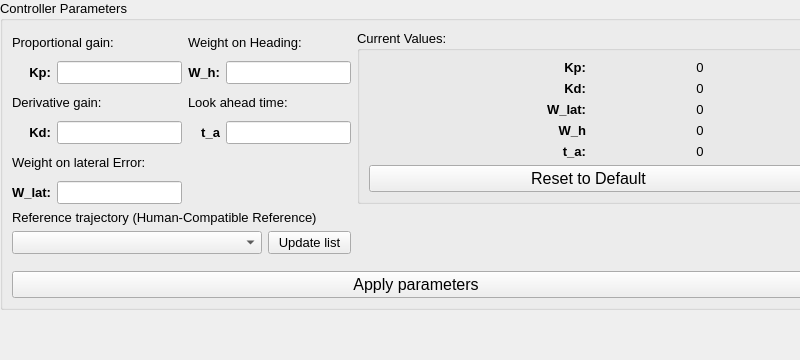
<?xml version="1.0" encoding="UTF-8"?>
<ui version="4.0">
 <class>Form</class>
 <widget class="QWidget" name="Form">
  <property name="geometry">
   <rect>
    <x>0</x>
    <y>0</y>
    <width>800</width>
    <height>360</height>
   </rect>
  </property>
  <property name="windowTitle">
   <string>Form</string>
  </property>
  <widget class="QGroupBox" name="groupBox">
   <property name="geometry">
    <rect>
     <x>0</x>
     <y>0</y>
     <width>832</width>
     <height>310</height>
    </rect>
   </property>
   <property name="font">
    <font>
     <pointsize>10</pointsize>
     <weight>50</weight>
     <bold>false</bold>
    </font>
   </property>
   <property name="title">
    <string>Controller Parameters</string>
   </property>
   <layout class="QGridLayout" name="gridLayout_3">
    <item row="0" column="1" colspan="2">
     <widget class="QGroupBox" name="groupBox_2">
      <property name="font">
       <font>
        <pointsize>10</pointsize>
       </font>
      </property>
      <property name="title">
       <string>Current Values:</string>
      </property>
      <property name="flat">
       <bool>false</bool>
      </property>
      <property name="checkable">
       <bool>false</bool>
      </property>
      <layout class="QGridLayout" name="gridLayout_7">
       <item row="0" column="0">
        <layout class="QGridLayout" name="gridLayout_6">
         <item row="1" column="0">
          <widget class="QLabel" name="label_2">
           <property name="font">
            <font>
             <pointsize>10</pointsize>
             <weight>75</weight>
             <bold>true</bold>
            </font>
           </property>
           <property name="text">
            <string>Kd:</string>
           </property>
           <property name="alignment">
            <set>Qt::AlignRight|Qt::AlignTrailing|Qt::AlignVCenter</set>
           </property>
          </widget>
         </item>
         <item row="1" column="1">
          <widget class="QLabel" name="lbl_current_gain_deriv">
           <property name="font">
            <font>
             <pointsize>10</pointsize>
            </font>
           </property>
           <property name="text">
            <string>0</string>
           </property>
           <property name="alignment">
            <set>Qt::AlignCenter</set>
           </property>
          </widget>
         </item>
         <item row="2" column="1">
          <widget class="QLabel" name="lbl_current_weight_lat">
           <property name="font">
            <font>
             <pointsize>10</pointsize>
            </font>
           </property>
           <property name="text">
            <string>0</string>
           </property>
           <property name="alignment">
            <set>Qt::AlignCenter</set>
           </property>
          </widget>
         </item>
         <item row="4" column="0">
          <widget class="QLabel" name="label_5">
           <property name="font">
            <font>
             <pointsize>10</pointsize>
             <weight>75</weight>
             <bold>true</bold>
            </font>
           </property>
           <property name="text">
            <string>t_a:</string>
           </property>
           <property name="alignment">
            <set>Qt::AlignRight|Qt::AlignTrailing|Qt::AlignVCenter</set>
           </property>
          </widget>
         </item>
         <item row="3" column="1">
          <widget class="QLabel" name="lbl_current_weight_heading">
           <property name="font">
            <font>
             <pointsize>10</pointsize>
            </font>
           </property>
           <property name="text">
            <string>0</string>
           </property>
           <property name="alignment">
            <set>Qt::AlignCenter</set>
           </property>
          </widget>
         </item>
         <item row="0" column="0">
          <widget class="QLabel" name="label">
           <property name="font">
            <font>
             <pointsize>10</pointsize>
             <weight>75</weight>
             <bold>true</bold>
            </font>
           </property>
           <property name="text">
            <string>Kp:</string>
           </property>
           <property name="alignment">
            <set>Qt::AlignRight|Qt::AlignTrailing|Qt::AlignVCenter</set>
           </property>
          </widget>
         </item>
         <item row="4" column="1">
          <widget class="QLabel" name="lbl_current_t_lookahead">
           <property name="font">
            <font>
             <pointsize>10</pointsize>
            </font>
           </property>
           <property name="text">
            <string>0</string>
           </property>
           <property name="alignment">
            <set>Qt::AlignCenter</set>
           </property>
          </widget>
         </item>
         <item row="3" column="0">
          <widget class="QLabel" name="label_4">
           <property name="font">
            <font>
             <pointsize>10</pointsize>
             <weight>75</weight>
             <bold>true</bold>
            </font>
           </property>
           <property name="text">
            <string>W_h</string>
           </property>
           <property name="alignment">
            <set>Qt::AlignRight|Qt::AlignTrailing|Qt::AlignVCenter</set>
           </property>
          </widget>
         </item>
         <item row="0" column="1">
          <widget class="QLabel" name="lbl_current_gain_prop">
           <property name="font">
            <font>
             <pointsize>10</pointsize>
            </font>
           </property>
           <property name="text">
            <string>0</string>
           </property>
           <property name="alignment">
            <set>Qt::AlignCenter</set>
           </property>
          </widget>
         </item>
         <item row="2" column="0">
          <widget class="QLabel" name="label_3">
           <property name="font">
            <font>
             <pointsize>10</pointsize>
             <weight>75</weight>
             <bold>true</bold>
            </font>
           </property>
           <property name="text">
            <string>W_lat:</string>
           </property>
           <property name="alignment">
            <set>Qt::AlignRight|Qt::AlignTrailing|Qt::AlignVCenter</set>
           </property>
          </widget>
         </item>
        </layout>
       </item>
       <item row="1" column="0">
        <widget class="QPushButton" name="btn_reset">
         <property name="font">
          <font>
           <pointsize>12</pointsize>
           <weight>50</weight>
           <bold>false</bold>
          </font>
         </property>
         <property name="text">
          <string>Reset to Default</string>
         </property>
        </widget>
       </item>
      </layout>
     </widget>
    </item>
    <item row="4" column="0" colspan="3">
     <widget class="QPushButton" name="btn_apply">
      <property name="sizePolicy">
       <sizepolicy hsizetype="Minimum" vsizetype="Fixed">
        <horstretch>0</horstretch>
        <verstretch>2</verstretch>
       </sizepolicy>
      </property>
      <property name="font">
       <font>
        <pointsize>12</pointsize>
        <weight>50</weight>
        <bold>false</bold>
       </font>
      </property>
      <property name="styleSheet">
       <string notr="true">QPushButton:pressed{ background-color: rgba(65, 155, 77, 204);}
</string>
      </property>
      <property name="text">
       <string>Apply parameters</string>
      </property>
      <property name="autoDefault">
       <bool>false</bool>
      </property>
      <property name="flat">
       <bool>false</bool>
      </property>
     </widget>
    </item>
    <item row="3" column="0">
     <spacer name="verticalSpacer">
      <property name="orientation">
       <enum>Qt::Vertical</enum>
      </property>
      <property name="sizeHint" stdset="0">
       <size>
        <width>20</width>
        <height>40</height>
       </size>
      </property>
     </spacer>
    </item>
    <item row="0" column="0">
     <layout class="QGridLayout" name="gridLayout">
      <item row="3" column="1">
       <widget class="QLineEdit" name="edit_gain_deriv">
        <property name="sizePolicy">
         <sizepolicy hsizetype="Minimum" vsizetype="Fixed">
          <horstretch>0</horstretch>
          <verstretch>0</verstretch>
         </sizepolicy>
        </property>
       </widget>
      </item>
      <item row="1" column="1">
       <widget class="QLineEdit" name="edit_gain_prop">
        <property name="sizePolicy">
         <sizepolicy hsizetype="Minimum" vsizetype="Fixed">
          <horstretch>0</horstretch>
          <verstretch>0</verstretch>
         </sizepolicy>
        </property>
       </widget>
      </item>
      <item row="3" column="4">
       <widget class="QLineEdit" name="edit_t_ahead">
        <property name="sizePolicy">
         <sizepolicy hsizetype="Minimum" vsizetype="Fixed">
          <horstretch>0</horstretch>
          <verstretch>0</verstretch>
         </sizepolicy>
        </property>
       </widget>
      </item>
      <item row="1" column="0">
       <widget class="QLabel" name="lblPropgain">
        <property name="font">
         <font>
          <pointsize>10</pointsize>
          <weight>75</weight>
          <bold>true</bold>
         </font>
        </property>
        <property name="text">
         <string>Kp:</string>
        </property>
        <property name="alignment">
         <set>Qt::AlignRight|Qt::AlignTrailing|Qt::AlignVCenter</set>
        </property>
       </widget>
      </item>
      <item row="3" column="3">
       <widget class="QLabel" name="lblTahead">
        <property name="font">
         <font>
          <pointsize>10</pointsize>
          <weight>75</weight>
          <bold>true</bold>
         </font>
        </property>
        <property name="text">
         <string>t_a</string>
        </property>
        <property name="alignment">
         <set>Qt::AlignRight|Qt::AlignTrailing|Qt::AlignVCenter</set>
        </property>
       </widget>
      </item>
      <item row="4" column="0" colspan="2">
       <widget class="QLabel" name="lblWeightlattitle">
        <property name="font">
         <font>
          <pointsize>10</pointsize>
          <weight>50</weight>
          <bold>false</bold>
         </font>
        </property>
        <property name="text">
         <string>Weight on lateral Error:</string>
        </property>
       </widget>
      </item>
      <item row="3" column="0">
       <widget class="QLabel" name="lblDerivgain">
        <property name="font">
         <font>
          <pointsize>10</pointsize>
          <weight>75</weight>
          <bold>true</bold>
         </font>
        </property>
        <property name="text">
         <string>Kd:</string>
        </property>
        <property name="alignment">
         <set>Qt::AlignRight|Qt::AlignTrailing|Qt::AlignVCenter</set>
        </property>
       </widget>
      </item>
      <item row="0" column="0" colspan="2">
       <widget class="QLabel" name="lblPropgaintitle">
        <property name="font">
         <font>
          <pointsize>10</pointsize>
          <weight>50</weight>
          <bold>false</bold>
         </font>
        </property>
        <property name="text">
         <string>Proportional gain:</string>
        </property>
       </widget>
      </item>
      <item row="5" column="1">
       <widget class="QLineEdit" name="edit_weight_lat">
        <property name="sizePolicy">
         <sizepolicy hsizetype="Minimum" vsizetype="Fixed">
          <horstretch>0</horstretch>
          <verstretch>0</verstretch>
         </sizepolicy>
        </property>
       </widget>
      </item>
      <item row="2" column="0" colspan="2">
       <widget class="QLabel" name="lblDerivgaintitle">
        <property name="font">
         <font>
          <pointsize>10</pointsize>
          <weight>50</weight>
          <bold>false</bold>
         </font>
        </property>
        <property name="text">
         <string>Derivative gain:</string>
        </property>
       </widget>
      </item>
      <item row="1" column="3">
       <widget class="QLabel" name="lblWeightheading">
        <property name="font">
         <font>
          <pointsize>10</pointsize>
          <weight>75</weight>
          <bold>true</bold>
         </font>
        </property>
        <property name="text">
         <string>W_h:</string>
        </property>
        <property name="alignment">
         <set>Qt::AlignRight|Qt::AlignTrailing|Qt::AlignVCenter</set>
        </property>
       </widget>
      </item>
      <item row="0" column="3" colspan="2">
       <widget class="QLabel" name="lblWeightheadingtitle">
        <property name="font">
         <font>
          <pointsize>10</pointsize>
          <weight>50</weight>
          <bold>false</bold>
         </font>
        </property>
        <property name="text">
         <string>Weight on Heading:</string>
        </property>
       </widget>
      </item>
      <item row="1" column="4">
       <widget class="QLineEdit" name="edit_weight_heading">
        <property name="sizePolicy">
         <sizepolicy hsizetype="Minimum" vsizetype="Fixed">
          <horstretch>0</horstretch>
          <verstretch>0</verstretch>
         </sizepolicy>
        </property>
       </widget>
      </item>
      <item row="2" column="3" colspan="2">
       <widget class="QLabel" name="lblTaheadtitle">
        <property name="font">
         <font>
          <pointsize>10</pointsize>
         </font>
        </property>
        <property name="text">
         <string>Look ahead time:</string>
        </property>
       </widget>
      </item>
      <item row="5" column="0">
       <widget class="QLabel" name="lblWeightlat">
        <property name="font">
         <font>
          <pointsize>10</pointsize>
          <weight>75</weight>
          <bold>true</bold>
         </font>
        </property>
        <property name="text">
         <string>W_lat:</string>
        </property>
        <property name="alignment">
         <set>Qt::AlignRight|Qt::AlignTrailing|Qt::AlignVCenter</set>
        </property>
       </widget>
      </item>
     </layout>
    </item>
    <item row="2" column="0">
     <layout class="QHBoxLayout" name="horizontalLayout">
      <item>
       <widget class="QComboBox" name="cmbbox_hcr_selection">
        <property name="sizePolicy">
         <sizepolicy hsizetype="Fixed" vsizetype="Fixed">
          <horstretch>0</horstretch>
          <verstretch>0</verstretch>
         </sizepolicy>
        </property>
        <property name="minimumSize">
         <size>
          <width>250</width>
          <height>0</height>
         </size>
        </property>
       </widget>
      </item>
      <item>
       <widget class="QPushButton" name="btn_update_hcr_list">
        <property name="text">
         <string>Update list</string>
        </property>
       </widget>
      </item>
     </layout>
    </item>
    <item row="1" column="0">
     <widget class="QLabel" name="lblHcrtitle">
      <property name="font">
       <font>
        <pointsize>10</pointsize>
        <weight>50</weight>
        <bold>false</bold>
       </font>
      </property>
      <property name="text">
       <string>Reference trajectory (Human-Compatible Reference)</string>
      </property>
     </widget>
    </item>
   </layout>
  </widget>
 </widget>
 <resources/>
 <connections/>
</ui>
